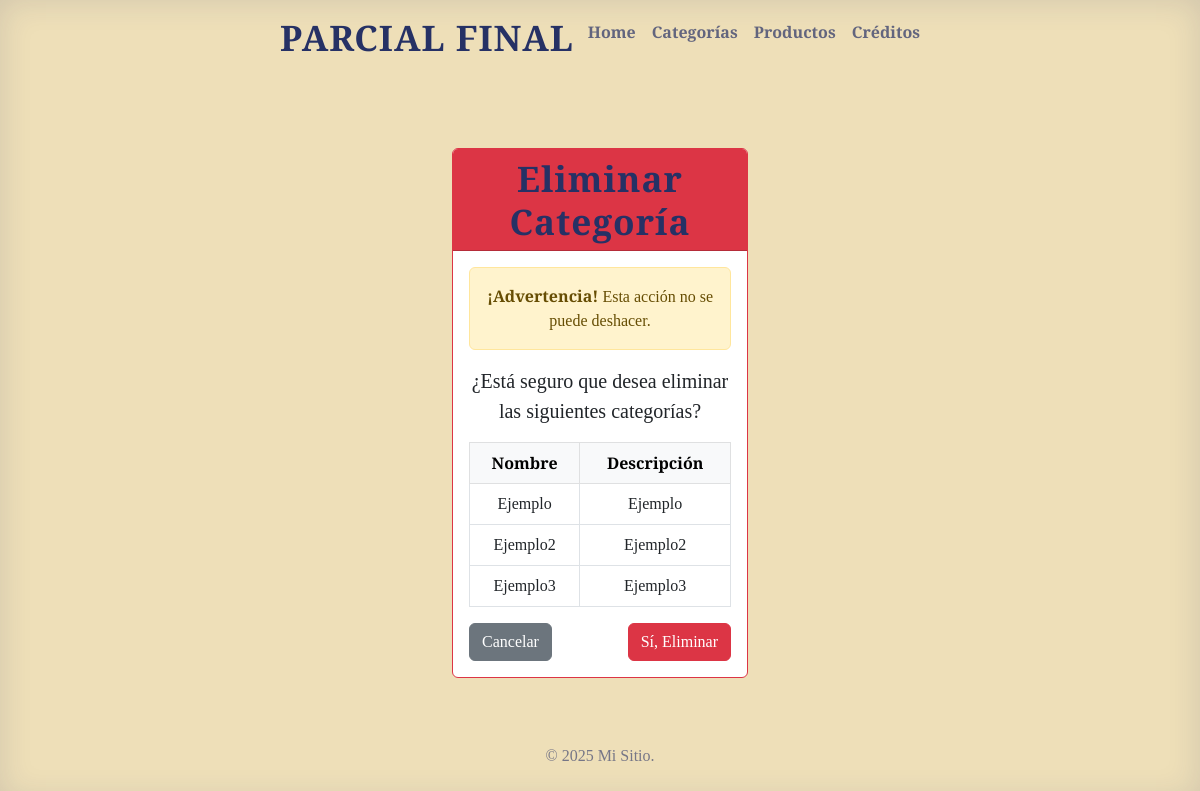
Screenshot of /principal/categorias/eliminar/1/ with the database file from the repository.
### Apps/principal/models.py (models this page shows, shortened)
class Categoria(models.Model):
    nombre = models.CharField(max_length=100, unique=True, verbose_name="Nombre")
    descripcion = models.TextField(blank=True, null=True, verbose_name="Descripción")
    fecha_creacion = models.DateTimeField(auto_now_add=True, verbose_name="Fecha de Creación")
    fecha_actualizacion = models.DateTimeField(auto_now=True, verbose_name="Última Actualización")
    class Meta:
        verbose_name = "Categoría"
        verbose_name_plural = "Categorías"
        ordering = ['nombre']

### Apps/principal/views.py (the view)
# urls.py: path('categorias/eliminar/<int:pk>/', eliminar_categoria, name='eliminar_categoria'),
def eliminar_categoria(request, pk):
    categoria = get_object_or_404(Categoria, pk=pk)
    if request.method == 'POST':
        categoria.delete()
        messages.success(request, 'Categoría eliminada exitosamente.')
        return redirect('principal:categoriasapp')
    return render(request, 'eliminar_categoria.html', {
        'categorias': Categoria.objects.all()
    })

### Apps/principal/templates/eliminar_categoria.html (shortened to what this page needs)
{% extends 'base.html' %}
{% block content %}
<div class="container mt-4">
    <div class="row justify-content-center">
        <div class="col-md-6">
            <div class="card border-danger">
                <div class="card-header bg-danger text-white">
                    <h3 class="mb-0">Eliminar Categoría</h3>
                </div>
                <div class="card-body">
                    <div class="alert alert-warning" role="alert">
                        <strong>¡Advertencia!</strong> Esta acción no se puede deshacer.
                    </div>
                    <p class="lead">¿Está seguro que desea eliminar las siguientes categorías?</p>
                    <div class="table-responsive">
                        <table class="table table-bordered">
                            <thead class="table-light">
                                <tr>
                                    <th>Nombre</th>
                                    <th>Descripción</th>
                                </tr>
                            </thead>
                            <tbody>
                                {% for categoria in categorias %}
                                <tr>
                                    <td>{{ categoria.nombre }}</td>
                                    <td>{{ categoria.descripcion|truncatewords:10 }}</td>
                                </tr>
                                {% endfor %}
                            </tbody>
                        </table>
                    </div>
                    <form method="POST">
                        <div class="d-flex justify-content-between">
                            <a href="{% url 'principal:categoriasapp' %}" class="btn btn-secondary">
                                 Cancelar
                            </a>
                            <button type="submit" class="btn btn-danger">
                                 Sí, Eliminar
                            </button>
                        </div>
                    </form>
                </div>
            </div>
        </div>
    </div>
</div>
{% endblock %}

### Apps/home/templates/base.html (style rules this page uses)
body { background-color: #eedfb8; color: #263165; font-family: 'Playfair Display', 'Times New Roman', serif; text-shadow: none; box-shadow: inset 0 0 2rem rgba(38, 49, 101, .15); }
h3 { color: #263165; font-size: 2.2rem; font-weight: 700; letter-spacing: 1px; }

### rows the page displays
Categoria: nombre "Ejemplo", descripcion "Ejemplo"
Categoria: nombre "Ejemplo2", descripcion "Ejemplo2"
Categoria: nombre "Ejemplo3", descripcion "Ejemplo3"
